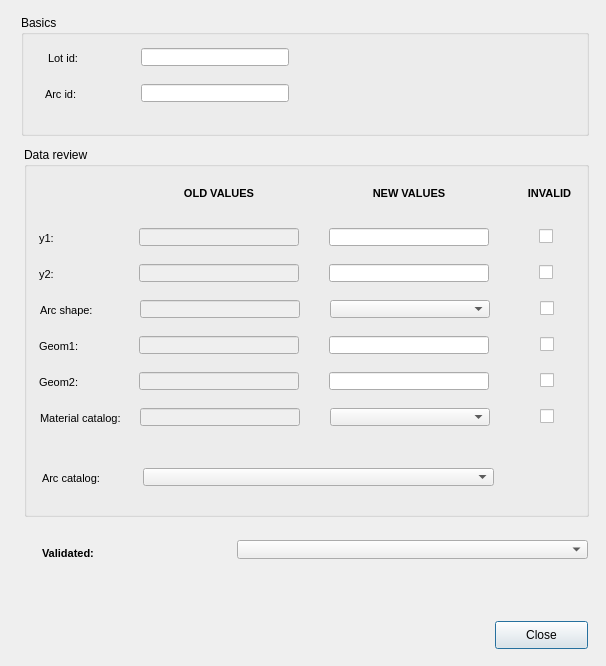
<?xml version="1.0" encoding="UTF-8"?>
<ui version="4.0">
 <class>review_audit_arc</class>
 <widget class="QDialog" name="review_audit_arc">
  <property name="geometry">
   <rect>
    <x>0</x>
    <y>0</y>
    <width>606</width>
    <height>666</height>
   </rect>
  </property>
  <property name="windowTitle">
   <string>Review audit arc</string>
  </property>
  <widget class="QGroupBox" name="groupBox">
   <property name="geometry">
    <rect>
     <x>24</x>
     <y>147</y>
     <width>565</width>
     <height>370</height>
    </rect>
   </property>
   <property name="title">
    <string>Data review</string>
   </property>
   <widget class="QLabel" name="old_values">
    <property name="geometry">
     <rect>
      <x>115</x>
      <y>36</y>
      <width>160</width>
      <height>21</height>
     </rect>
    </property>
    <property name="font">
     <font>
      <family>Arial</family>
      <pointsize>8</pointsize>
      <weight>75</weight>
      <bold>true</bold>
     </font>
    </property>
    <property name="text">
     <string>OLD VALUES</string>
    </property>
    <property name="alignment">
     <set>Qt::AlignCenter</set>
    </property>
   </widget>
   <widget class="QLabel" name="new_values">
    <property name="geometry">
     <rect>
      <x>305</x>
      <y>36</y>
      <width>160</width>
      <height>21</height>
     </rect>
    </property>
    <property name="font">
     <font>
      <family>Arial</family>
      <pointsize>8</pointsize>
      <weight>75</weight>
      <bold>true</bold>
     </font>
    </property>
    <property name="text">
     <string>NEW VALUES</string>
    </property>
    <property name="alignment">
     <set>Qt::AlignCenter</set>
    </property>
   </widget>
   <widget class="QLabel" name="label_y1">
    <property name="geometry">
     <rect>
      <x>15</x>
      <y>81</y>
      <width>91</width>
      <height>21</height>
     </rect>
    </property>
    <property name="font">
     <font>
      <family>Arial</family>
      <pointsize>8</pointsize>
      <weight>50</weight>
      <bold>false</bold>
     </font>
    </property>
    <property name="text">
     <string>y1:</string>
    </property>
   </widget>
   <widget class="QLineEdit" name="old_y1">
    <property name="enabled">
     <bool>false</bool>
    </property>
    <property name="geometry">
     <rect>
      <x>115</x>
      <y>81</y>
      <width>160</width>
      <height>18</height>
     </rect>
    </property>
    <property name="styleSheet">
     <string notr="true"/>
    </property>
   </widget>
   <widget class="QLineEdit" name="new_y1">
    <property name="geometry">
     <rect>
      <x>305</x>
      <y>81</y>
      <width>160</width>
      <height>18</height>
     </rect>
    </property>
    <property name="styleSheet">
     <string notr="true"/>
    </property>
   </widget>
   <widget class="QLineEdit" name="old_y2">
    <property name="enabled">
     <bool>false</bool>
    </property>
    <property name="geometry">
     <rect>
      <x>115</x>
      <y>117</y>
      <width>160</width>
      <height>18</height>
     </rect>
    </property>
    <property name="styleSheet">
     <string notr="true"/>
    </property>
   </widget>
   <widget class="QLabel" name="label_y2">
    <property name="geometry">
     <rect>
      <x>15</x>
      <y>117</y>
      <width>91</width>
      <height>21</height>
     </rect>
    </property>
    <property name="font">
     <font>
      <family>Arial</family>
      <pointsize>8</pointsize>
      <weight>50</weight>
      <bold>false</bold>
     </font>
    </property>
    <property name="text">
     <string>y2:</string>
    </property>
   </widget>
   <widget class="QLineEdit" name="new_y2">
    <property name="geometry">
     <rect>
      <x>305</x>
      <y>117</y>
      <width>160</width>
      <height>18</height>
     </rect>
    </property>
    <property name="styleSheet">
     <string notr="true"/>
    </property>
   </widget>
   <widget class="QLineEdit" name="old_geom2">
    <property name="enabled">
     <bool>false</bool>
    </property>
    <property name="geometry">
     <rect>
      <x>115</x>
      <y>225</y>
      <width>160</width>
      <height>18</height>
     </rect>
    </property>
    <property name="styleSheet">
     <string notr="true"/>
    </property>
   </widget>
   <widget class="QLabel" name="label_geom2">
    <property name="geometry">
     <rect>
      <x>15</x>
      <y>225</y>
      <width>91</width>
      <height>21</height>
     </rect>
    </property>
    <property name="font">
     <font>
      <family>Arial</family>
      <pointsize>8</pointsize>
      <weight>50</weight>
      <bold>false</bold>
     </font>
    </property>
    <property name="text">
     <string>Geom2:</string>
    </property>
   </widget>
   <widget class="QLineEdit" name="old_geom1">
    <property name="enabled">
     <bool>false</bool>
    </property>
    <property name="geometry">
     <rect>
      <x>115</x>
      <y>189</y>
      <width>160</width>
      <height>18</height>
     </rect>
    </property>
    <property name="styleSheet">
     <string notr="true"/>
    </property>
   </widget>
   <widget class="QLabel" name="label_geom1">
    <property name="geometry">
     <rect>
      <x>15</x>
      <y>189</y>
      <width>91</width>
      <height>21</height>
     </rect>
    </property>
    <property name="font">
     <font>
      <family>Arial</family>
      <pointsize>8</pointsize>
      <weight>50</weight>
      <bold>false</bold>
     </font>
    </property>
    <property name="text">
     <string>Geom1:</string>
    </property>
   </widget>
   <widget class="QLineEdit" name="new_geom2">
    <property name="geometry">
     <rect>
      <x>305</x>
      <y>225</y>
      <width>160</width>
      <height>18</height>
     </rect>
    </property>
    <property name="styleSheet">
     <string notr="true"/>
    </property>
   </widget>
   <widget class="QLineEdit" name="new_geom1">
    <property name="geometry">
     <rect>
      <x>305</x>
      <y>189</y>
      <width>160</width>
      <height>18</height>
     </rect>
    </property>
    <property name="styleSheet">
     <string notr="true"/>
    </property>
   </widget>
   <widget class="QLabel" name="new_values_2">
    <property name="geometry">
     <rect>
      <x>495</x>
      <y>36</y>
      <width>61</width>
      <height>21</height>
     </rect>
    </property>
    <property name="font">
     <font>
      <family>Arial</family>
      <pointsize>8</pointsize>
      <weight>75</weight>
      <bold>true</bold>
     </font>
    </property>
    <property name="text">
     <string>INVALID</string>
    </property>
    <property name="alignment">
     <set>Qt::AlignCenter</set>
    </property>
   </widget>
   <widget class="QCheckBox" name="isinvalid_y1">
    <property name="geometry">
     <rect>
      <x>515</x>
      <y>81</y>
      <width>21</width>
      <height>17</height>
     </rect>
    </property>
    <property name="text">
     <string/>
    </property>
   </widget>
   <widget class="QCheckBox" name="isinvalid_y2">
    <property name="geometry">
     <rect>
      <x>515</x>
      <y>117</y>
      <width>21</width>
      <height>17</height>
     </rect>
    </property>
    <property name="text">
     <string/>
    </property>
   </widget>
   <widget class="QLabel" name="label_arc_catalog">
    <property name="geometry">
     <rect>
      <x>18</x>
      <y>321</y>
      <width>91</width>
      <height>21</height>
     </rect>
    </property>
    <property name="font">
     <font>
      <family>Arial</family>
      <pointsize>8</pointsize>
      <weight>50</weight>
      <bold>false</bold>
     </font>
    </property>
    <property name="text">
     <string>Arc catalog:</string>
    </property>
   </widget>
   <widget class="QComboBox" name="arccat_id">
    <property name="geometry">
     <rect>
      <x>119</x>
      <y>321</y>
      <width>351</width>
      <height>18</height>
     </rect>
    </property>
    <property name="frame">
     <bool>true</bool>
    </property>
   </widget>
   <widget class="QCheckBox" name="isinvalid_matcat_id">
    <property name="geometry">
     <rect>
      <x>516</x>
      <y>261</y>
      <width>21</width>
      <height>17</height>
     </rect>
    </property>
    <property name="text">
     <string/>
    </property>
   </widget>
   <widget class="QComboBox" name="new_shape">
    <property name="geometry">
     <rect>
      <x>306</x>
      <y>153</y>
      <width>160</width>
      <height>18</height>
     </rect>
    </property>
    <property name="frame">
     <bool>true</bool>
    </property>
   </widget>
   <widget class="QCheckBox" name="isinvalid_shape">
    <property name="geometry">
     <rect>
      <x>516</x>
      <y>153</y>
      <width>21</width>
      <height>17</height>
     </rect>
    </property>
    <property name="text">
     <string/>
    </property>
   </widget>
   <widget class="QLineEdit" name="old_matcat_id">
    <property name="enabled">
     <bool>false</bool>
    </property>
    <property name="geometry">
     <rect>
      <x>116</x>
      <y>261</y>
      <width>160</width>
      <height>18</height>
     </rect>
    </property>
    <property name="styleSheet">
     <string notr="true"/>
    </property>
   </widget>
   <widget class="QCheckBox" name="isinvalid_geom1">
    <property name="geometry">
     <rect>
      <x>516</x>
      <y>189</y>
      <width>21</width>
      <height>17</height>
     </rect>
    </property>
    <property name="text">
     <string/>
    </property>
   </widget>
   <widget class="QCheckBox" name="isinvalid_geom2">
    <property name="geometry">
     <rect>
      <x>516</x>
      <y>225</y>
      <width>21</width>
      <height>17</height>
     </rect>
    </property>
    <property name="text">
     <string/>
    </property>
   </widget>
   <widget class="QComboBox" name="new_matcat_id">
    <property name="geometry">
     <rect>
      <x>306</x>
      <y>261</y>
      <width>160</width>
      <height>18</height>
     </rect>
    </property>
    <property name="frame">
     <bool>true</bool>
    </property>
   </widget>
   <widget class="QLineEdit" name="old_shape">
    <property name="enabled">
     <bool>false</bool>
    </property>
    <property name="geometry">
     <rect>
      <x>116</x>
      <y>153</y>
      <width>160</width>
      <height>18</height>
     </rect>
    </property>
    <property name="styleSheet">
     <string notr="true"/>
    </property>
   </widget>
   <widget class="QLabel" name="label_material_catalog">
    <property name="geometry">
     <rect>
      <x>16</x>
      <y>261</y>
      <width>91</width>
      <height>21</height>
     </rect>
    </property>
    <property name="font">
     <font>
      <family>Arial</family>
      <pointsize>8</pointsize>
      <weight>50</weight>
      <bold>false</bold>
     </font>
    </property>
    <property name="text">
     <string>Material catalog:</string>
    </property>
   </widget>
   <widget class="QLabel" name="label_arc_shape">
    <property name="geometry">
     <rect>
      <x>16</x>
      <y>153</y>
      <width>91</width>
      <height>21</height>
     </rect>
    </property>
    <property name="font">
     <font>
      <family>Arial</family>
      <pointsize>8</pointsize>
      <weight>50</weight>
      <bold>false</bold>
     </font>
    </property>
    <property name="text">
     <string>Arc shape:</string>
    </property>
   </widget>
  </widget>
  <widget class="QComboBox" name="is_validated">
   <property name="geometry">
    <rect>
     <x>237</x>
     <y>540</y>
     <width>351</width>
     <height>19</height>
    </rect>
   </property>
   <property name="font">
    <font>
     <weight>75</weight>
     <bold>true</bold>
    </font>
   </property>
   <property name="frame">
    <bool>true</bool>
   </property>
  </widget>
  <widget class="QLabel" name="label_review_status_2">
   <property name="geometry">
    <rect>
     <x>42</x>
     <y>543</y>
     <width>76</width>
     <height>21</height>
    </rect>
   </property>
   <property name="font">
    <font>
     <family>Arial</family>
     <pointsize>8</pointsize>
     <weight>75</weight>
     <bold>true</bold>
    </font>
   </property>
   <property name="text">
    <string>Validated:</string>
   </property>
  </widget>
  <widget class="QPushButton" name="pushButton">
   <property name="geometry">
    <rect>
     <x>495</x>
     <y>621</y>
     <width>93</width>
     <height>28</height>
    </rect>
   </property>
   <property name="text">
    <string>Close</string>
   </property>
  </widget>
  <widget class="QGroupBox" name="groupBox_2">
   <property name="geometry">
    <rect>
     <x>21</x>
     <y>15</y>
     <width>568</width>
     <height>121</height>
    </rect>
   </property>
   <property name="title">
    <string>Basics</string>
   </property>
   <widget class="QLabel" name="label_review_status">
    <property name="geometry">
     <rect>
      <x>27</x>
      <y>33</y>
      <width>40</width>
      <height>21</height>
     </rect>
    </property>
    <property name="font">
     <font>
      <family>Arial</family>
      <pointsize>8</pointsize>
      <weight>50</weight>
      <bold>false</bold>
     </font>
    </property>
    <property name="text">
     <string>Lot id:</string>
    </property>
   </widget>
   <widget class="QLineEdit" name="lot_id">
    <property name="geometry">
     <rect>
      <x>120</x>
      <y>33</y>
      <width>148</width>
      <height>18</height>
     </rect>
    </property>
    <property name="styleSheet">
     <string notr="true"/>
    </property>
   </widget>
   <widget class="QLineEdit" name="arc_id">
    <property name="enabled">
     <bool>true</bool>
    </property>
    <property name="geometry">
     <rect>
      <x>120</x>
      <y>69</y>
      <width>148</width>
      <height>18</height>
     </rect>
    </property>
    <property name="font">
     <font>
      <family>Arial</family>
      <italic>false</italic>
     </font>
    </property>
    <property name="text">
     <string/>
    </property>
    <property name="maxLength">
     <number>500</number>
    </property>
    <property name="echoMode">
     <enum>QLineEdit::Normal</enum>
    </property>
   </widget>
   <widget class="QLabel" name="id_label">
    <property name="geometry">
     <rect>
      <x>24</x>
      <y>69</y>
      <width>51</width>
      <height>21</height>
     </rect>
    </property>
    <property name="font">
     <font>
      <family>Arial</family>
      <pointsize>8</pointsize>
      <weight>50</weight>
      <bold>false</bold>
     </font>
    </property>
    <property name="text">
     <string>Arc id:</string>
    </property>
   </widget>
  </widget>
 </widget>
 <resources/>
 <connections/>
</ui>
